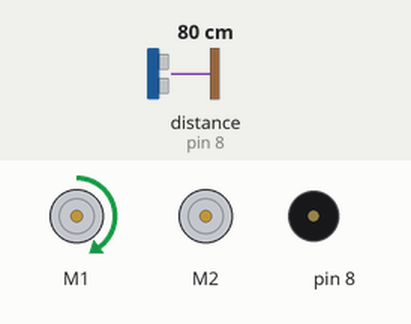
Simulated run of this sketch. Board: Arduino Uno, built with avr-gcc and run on an emulated ATmega328P. On the bench: 2 × DC motor (green arrow = forward, orange = backward, longer = faster), buzzer (waves = sounding). The test bench sets the inputs (shaded band); at power-on: distance to the obstacle (sensor on pin 8) 80 cm.

Above: at 1.2 s.
1.3 s: distance to the obstacle (sensor on pin 8) set to 63 cm
2.8 s: distance to the obstacle (sensor on pin 8) set to 56 cm
At 4.0 s:
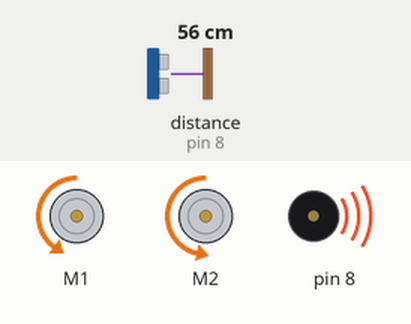
5.8 s: distance to the obstacle (sensor on pin 8) set to 60 cm
At 6.6 s:
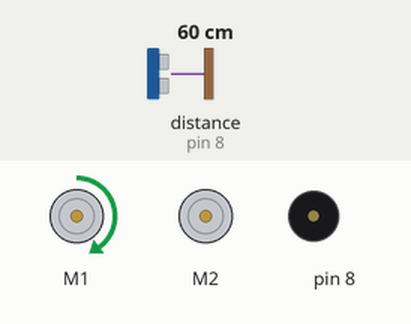
7.4 s: distance to the obstacle (sensor on pin 8) set to 2 cm
At 8.6 s:
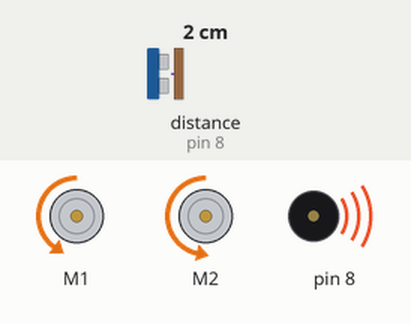
Timing chart, 0 to 11.4 s (numbered marks = the images above; inputs shaded):
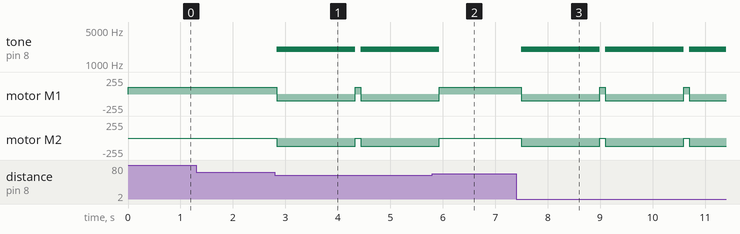

The sketch:

noCrashCar.ino
```cpp
#include "MeOrion.h"

/*
This code is for an Orion Makeblock (Arduino Uno) board.
My son and I modified a $12 RC car by removing it's remove control
leaving us with the chassis, wheels and two motors.
One motor drives the rear wheels, forward/reverse/stop.
The other drives the front wheels, left/right/center.
We used an ultrasonic sensor mounted to the front to
give a signal when it's going to hit an obstacle.
When it detects an obstacle it stops, turns the wheel
and goes in reverse, then forward straight again (close to a 90deg turn).
My son added a buzzer in reverse all by himself by
refering to the example scripts.
With the top off the car the MakeBlock battery pack and Orion board
sit on top of the chassis. We used zip ties to mount the ultrasonic
detector to the front. The motor drivers we used paper clips to wire
it up (real hack there, should be shielded wires).
*/

MeUltrasonicSensor ultraSensor(PORT_8); /* Ultrasonic module can ONLY be connected to port 3, 4, 6, 7, 8 of base shield. */

MeDCMotor motor1(M1);
MeDCMotor motor2(M2);
uint16_t motorSpeed = 100;
uint16_t turnRadius = 125;
uint16_t distance = 400;
uint16_t triggerDistance = 60;

void setup() {
}

void stop() {
  motor1.stop();
}

void forward() {
  motor1.run(motorSpeed);
}

void reverse() {
  motor1.run(-motorSpeed);
}

void straighten() {
  motor2.stop();
}

void leftTurnReverse() {
  motor2.run(-turnRadius);
  reverse();
}

void rightTurnReverse() {
  motor2.run(turnRadius);
  reverse();
}

void loop() {
  distance = ultraSensor.distanceCm();
  if (distance < triggerDistance) {
    stop();
    leftTurnReverse();
    buzzerOn();
    delay(1500);
    stop();
    buzzerOff();
    straighten();
    forward();
  } else {
    forward();
  }
  delay(100);
}
```

Measured:
- the behaviour switches between 60 and 59 cm on distance to the obstacle (sensor on pin 8) (found by bisection; images 0 and 1)
- after the input at 1.3 s, every drawn part: stays the same
- after the input at 2.8 s, tone on pin 8: silent → 2000 Hz at once, → silent 1.5 s later, → 2000 Hz 0.10 s later; motor M1: forward 100/255 → backward 100/255 at once, → forward 100/255 1.5 s later, → backward 100/255 0.10 s later; motor M2: stopped → backward 125/255 at once, → stopped 1.5 s later, → backward 125/255 0.10 s later
- after the input at 5.8 s, tone on pin 8: goes on until 5.9 s, then stays silent; motor M1: goes on until 5.9 s, then stays forward 100/255; motor M2: goes on until 5.9 s, then stays stopped
- after the input at 7.4 s, tone on pin 8: alternates 2000 Hz for 1.5 s and silent for 0.10 s, starting after 0.10 s; motor M1: alternates forward 100/255 for 0.10 s and backward 100/255 for 1.5 s, starting after 0.10 s; motor M2: alternates backward 125/255 for 1.5 s and stopped for 0.10 s, starting after 0.10 s
